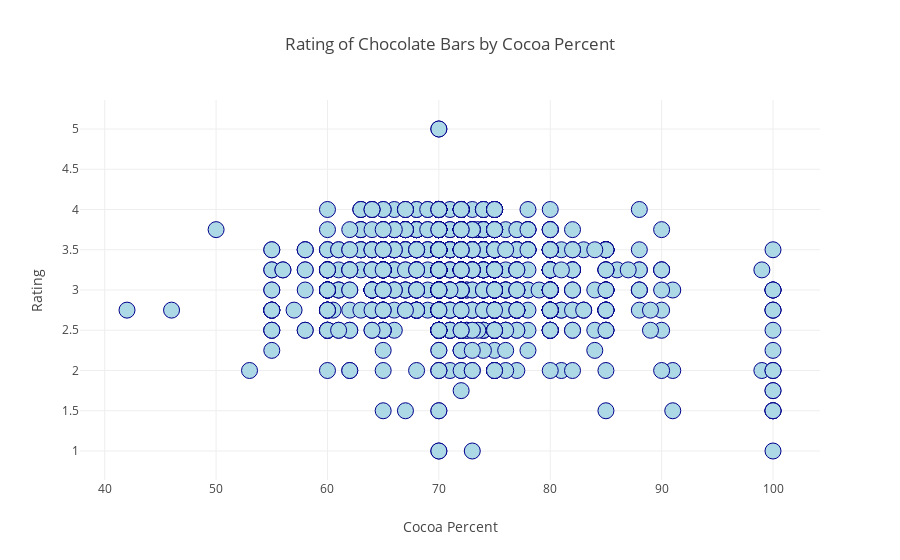

Notebook code cell kept with this figure:
### Markdown cell above
As figure 2 shows us, most chocolate bars are made with around 70 to 75% cocoa in the bar. With close to 700 chocolate bars being made with 70% cocoa. Less than one hundred bars are made with 60% or less cocoa, and the number is even smaller for chocolate bars with 80% or higher cocoa in them. Does the data tell us anything about how consumers are rating chocolate bars based on the percentage of cocoa that is used in each bar? The following figure aims to observe if there is a relationship between the percent of cocoa used, and consumer ratings.

### Code cell
plot_data = [go.Scatter(x=df['Cocoa_Percent'].tolist(),y=df["Rating"], mode='markers', marker=dict(color='lightblue',
        line=dict(color='darkblue', width=1,),symbol='circle',size=16,))]

plot_layout = go.Layout(title="Rating of Chocolate Bars by Cocoa Percent", xaxis=dict(title='Cocoa Percent'), 
                        yaxis=dict(title='Rating'))

fig = go.Figure(data=plot_data, layout=plot_layout)

iplot(fig)
print("Fig 3: Chocolate Bar Rating Based on Cocoa Percent")

### Figure 1 — Plotly figure (JSON) as saved in the notebook; plotly's stock layout.template omitted (floating-point values rounded to 4 significant figures; data arrays with more than 128 entries replaced by an {"elided": "..."} marker saying what was removed)
{"data": [{"marker": {"color": "lightblue", "line": {"color": "darkblue", "width": 1}, "size": 16, "symbol": "circle"}, "mode": "markers", "type": "scatter", "x": {"elided": "1795 float values"}, "y": {"elided": "1795 float values"}}], "layout": {"title": "Rating of Chocolate Bars by Cocoa Percent", "xaxis": {"title": "Cocoa Percent"}, "yaxis": {"title": "Rating"}}}
